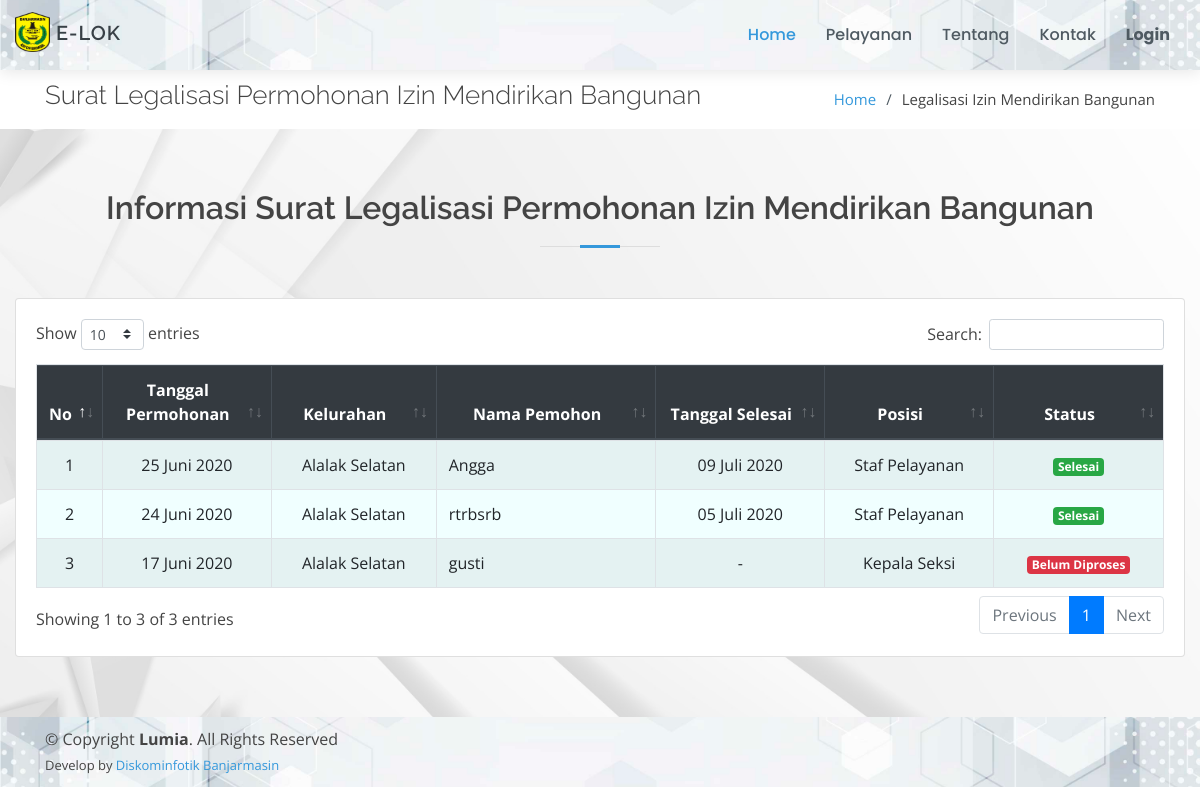
Page /page/legalisasi-imb/index.php on the earlier database version.
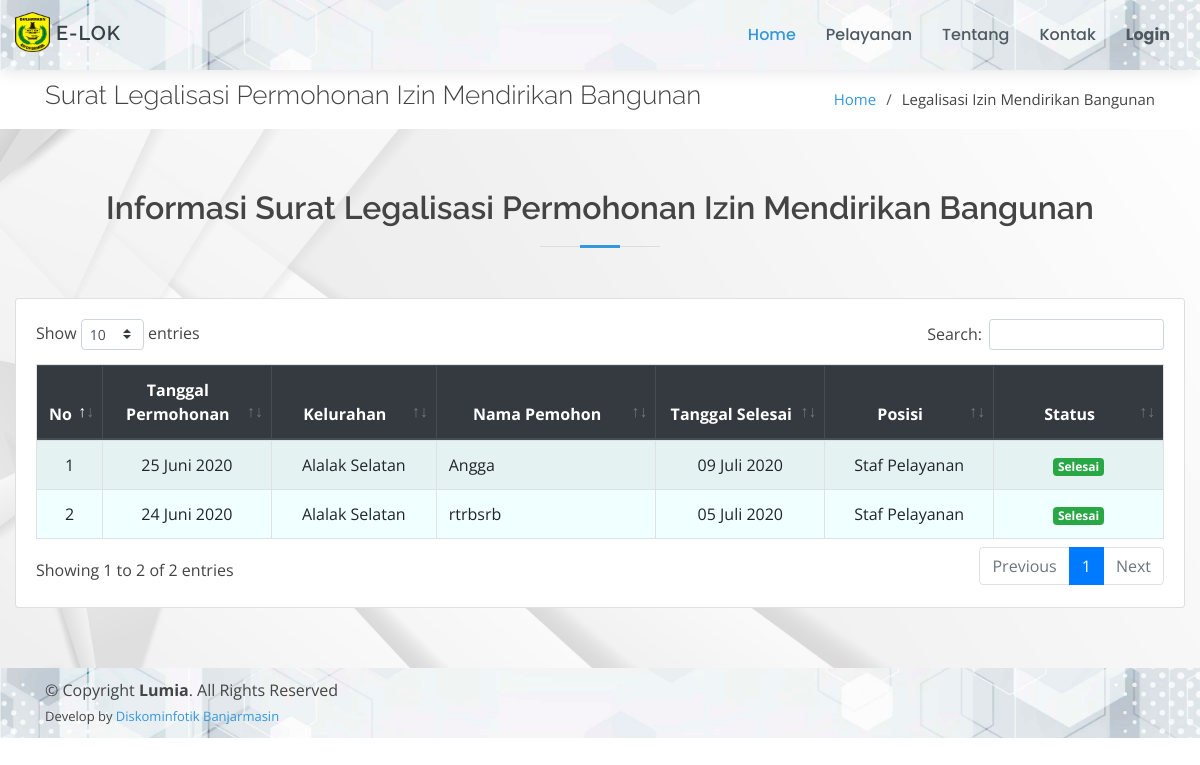
Same page on the later database version.
### tables this page shows
CREATE TABLE `legalisasi_imb` (
  `id_imb` int(11) NOT NULL,
  `tgl_permohonan` date NOT NULL,
  `kelurahan` varchar(50) NOT NULL,
  `nama_pemohon` varchar(50) NOT NULL,
  `alamat_pemohon` text NOT NULL,
  `lokasi_bangunan` text NOT NULL,
  `keterangan` text,
  `tgl_selesai` date DEFAULT NULL,
  `id_posisi` int(11) NOT NULL,
  `status` varchar(30) NOT NULL
);

CREATE TABLE `posisi_berkas` (
  `id_posisi` int(11) NOT NULL,
  `posisi` text NOT NULL
);

### config/config.php (called while the page is built, shortened)
<?php
$no = 1;

### config/bulan.php (called while the page is built, shortened)
<?php
$bln = array(
    '01' => 'Januari',
    '02' => 'Februari',
    '03' => 'Maret',
    '04' => 'April',
    '05' => 'Mei',
    '06' => 'Juni',
    '07' => 'Juli',
    '08' => 'Agustus',
    '09' => 'September',
    '10' => 'Oktober',
    '11' => 'November',
    '12' => 'Desember'
);

### page/legalisasi-imb/index.php (the view, shortened to what the changed rows need)
<!DOCTYPE html>
<html lang="en">
<?php
include_once "../../config/config.php";
include_once "../../config/bulan.php";
include_once "../../template/ui/head.php";
?>
<body>
    <?php include_once "../../template/ui/header.php"; ?>
    <main id="main">
        <section id="breadcrumbs" class="breadcrumbs">
            <div class="container">
                <div class="d-flex justify-content-between align-items-center">
                    <h2>Surat Legalisasi Permohonan Izin Mendirikan Bangunan</h2>
                </div>
            </div>
        </section>
        <section id="services" class="services graform">
            <div class="container-fluid">
                <div class="section-title">
                    <h2>Informasi Surat Legalisasi Permohonan Izin Mendirikan Bangunan</h2>
                </div>
                <div class="row">
                    <div class="col-md-12">
                        <div class="card">
                            <div class="card-body">
                                <div class="table-responsive">
                                    <table class="table table-bordered table-striped" id="example1">
                                        <thead class="thead-dark">
                                            <tr align="center">
                                                <th>No</th>
                                                <th>Tanggal Permohonan</th>
                                                <th>Kelurahan</th>
                                                <th>Nama Pemohon</th>
                                                <th>Tanggal Selesai</th>
                                                <th>Posisi</th>
                                                <th>Status</th>
                                            </tr>
                                        </thead>
                                        <tbody style="background-color: azure">
                                            <?php
                                            $data = $koneksi->query("SELECT * FROM legalisasi_imb ORDER BY id_imb DESC");
                                            foreach ($data as $row) {
                                                $po = $koneksi->query("SELECT * FROM posisi_berkas WHERE id_posisi = '$row[id_posisi]'")->fetch_array();
                                            ?>
                                                <tr align="center">
                                                    <td width="5%"><?= $no++; ?></td>
                                                    <td width="15%">
                                                        <?=
                                                            date('d', strtotime($row['tgl_permohonan'])) . " " .
                                                                $bln[date('m', strtotime($row['tgl_permohonan']))] . " " .
                                                                date('Y', strtotime($row['tgl_permohonan']));
                                                        ?>
                                                    </td>
                                                    <td><?= $row['kelurahan'] ?></td>
                                                    <td align="left"><?= $row['nama_pemohon'] ?></td>
                                                    <td width="15%">
                                                        <?php
                                                        if ($row['tgl_selesai']) {
                                                            echo
                                                                date('d', strtotime($row['tgl_selesai'])) . " " .
                                                                    $bln[date('m', strtotime($row['tgl_selesai']))] . " " .
                                                                    date('Y', strtotime($row['tgl_selesai']));
                                                        } else {
                                                            echo "-";
                                                        }
                                                        ?>
                                                    </td>
                                                    <td width="15%"><?= $po['posisi'] ?></td>
                                                    <td width="15%">
                                                        <?php
                                                        if ($row['status'] == "Belum Diproses") {
                                                            echo "<span class='badge badge-danger'>" . $row['status'] . "</span>";
                                                        } elseif ($row['status'] == "Dalam Proses") {
                                                            echo "<span class='badge badge-warning'>" . $row['status'] . "</span>";
                                                        } else {
                                                            echo "<span class='badge badge-success'>" . $row['status'] . "</span>";
                                                        }
                                                        ?>
                                                    </td>
                                                </tr>
                                            <?php } ?>
                                        </tbody>
                                    </table>
                                </div>
                            </div>
                        </div>
                    </div>
                </div>
            </div>
        </section>
    </main>
</body>
</html>

Differences in the rows shown:
removed legalisasi_imb: tgl_permohonan "17", tgl_permohonan "Juni", tgl_permohonan "2020", kelurahan "Alalak Selatan", nama_pemohon "gusti", id_posisi.posisi "Kepala Seksi", status "Belum Diproses"
Other differences:
text written by a page script: "Show entries Search: Showing 1 to 3 of 3 entries Previous 1 Next" → "Show entries Search: Showing 1 to 2 of 2 entries Previous 1 Next"
